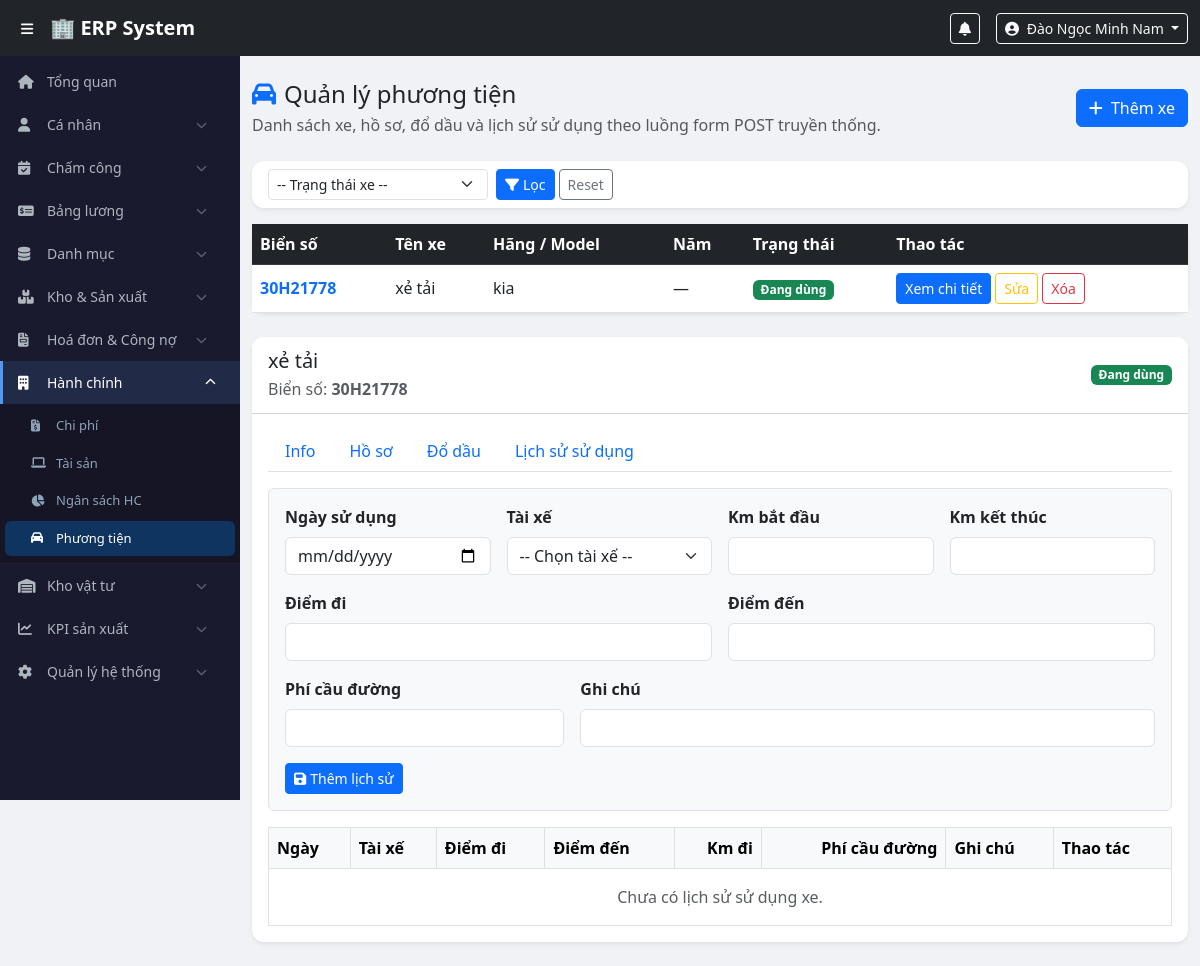
Page /modules/admin/vehicles.php (signed in) on the committed database.
### tables this page shows
CREATE TABLE `users` (
  `id` int(11) NOT NULL,
  `employee_code` varchar(20) NOT NULL,
  `full_name` varchar(100) NOT NULL,
  `username` varchar(50) NOT NULL,
  `password_hash` varchar(255) NOT NULL,
  `email` varchar(100) DEFAULT NULL,
  `phone` varchar(20) DEFAULT NULL,
  `role_id` int(11) NOT NULL,
  `department_id` int(11) DEFAULT NULL,
  `is_active` tinyint(1) DEFAULT 1,
  `created_at` timestamp NOT NULL DEFAULT current_timestamp()
);

CREATE TABLE `vehicles` (
  `id` int(11) NOT NULL,
  `plate_number` varchar(20) NOT NULL,
  `vehicle_name` varchar(200) NOT NULL,
  `brand` varchar(100) DEFAULT NULL,
  `model` varchar(100) DEFAULT NULL,
  `year` int(11) DEFAULT NULL,
  `color` varchar(50) DEFAULT NULL,
  `status` enum('active','maintenance','disposed') DEFAULT 'active',
  `note` text DEFAULT NULL,
  `created_by` int(11) DEFAULT NULL,
  `created_at` datetime DEFAULT current_timestamp(),
  `updated_at` datetime DEFAULT current_timestamp() ON UPDATE current_timestamp()
);

### config/auth.php (called while the page is built, shortened)
<?php
function currentUser() {
    return [
        'id'          => $_SESSION['user_id']   ?? null,
        'full_name'   => $_SESSION['full_name'] ?? '',
        'username'    => $_SESSION['username']  ?? '',
        'role'        => $_SESSION['role']      ?? '',
        'role_name'   => $_SESSION['role_name'] ?? '',
        'employee_code' => $_SESSION['employee_code'] ?? '',
        'department_id' => $_SESSION['department_id'] ?? null,
    ];
}
?>

### config/functions.php (called while the page is built, shortened)
<?php
function fetchAllSafe(PDO $pdo, string $sql, array $params = []): array {
    try {
        $stmt = $pdo->prepare($sql);
        $stmt->execute($params);
        return $stmt->fetchAll(PDO::FETCH_ASSOC) ?: [];
    } catch (Throwable $e) {
        return [];
    }
}
function fetchOneSafe(PDO $pdo, string $sql, array $params = []): ?array {
    try {
        $stmt = $pdo->prepare($sql);
        $stmt->execute($params);
        $row = $stmt->fetch(PDO::FETCH_ASSOC);
        return $row ?: null;
    } catch (Throwable $e) {
        return null;
    }
}
function e($value): string {
    return htmlspecialchars((string) ($value ?? ''), ENT_QUOTES | ENT_SUBSTITUTE, 'UTF-8');
}
?>

### modules/admin/vehicles.php (the view, shortened to what this page needs)
<?php
require_once $_SERVER['DOCUMENT_ROOT'] . '/erp/config/database.php';
require_once $_SERVER['DOCUMENT_ROOT'] . '/erp/config/auth.php';
require_once $_SERVER['DOCUMENT_ROOT'] . '/erp/config/functions.php';
$pdo = getDBConnection();
$errors = [];
$statusMap = [
    'active' => ['success', 'Đang dùng'],
    'maintenance' => ['warning text-dark', 'Bảo dưỡng'],
    'disposed' => ['secondary', 'Thanh lý'],
];
$filterStatus = trim($_GET['status'] ?? '');
$selectedTab = in_array($_GET['tab'] ?? 'info', ['info', 'documents', 'fuel', 'trips'], true) ? (string)$_GET['tab'] : 'info';
$selectedVehicleId = (int)($_GET['id'] ?? 0);
$vehiclesPageUrl = static function (array $overrides = []) use ($filterStatus, $selectedTab, $selectedVehicleId): string {
    $params = [];
    $status = $overrides['status'] ?? $filterStatus;
    $tab = $overrides['tab'] ?? $selectedTab;
    $id = $overrides['id'] ?? $selectedVehicleId;
    if ($status !== '') {
        $params['status'] = $status;
    }
    if ((int)$id > 0) {
        $params['id'] = (int)$id;
    }
    if ($tab !== '') {
        $params['tab'] = $tab;
    }
    if (!empty($overrides['action'])) {
        $params['action'] = $overrides['action'];
    }
    if (!empty($overrides['show_form'])) {
        $params['show_form'] = 1;
    }
    return 'modules/admin/vehicles.php' . ($params ? '?' . http_build_query($params) : '');
};
$where = ['1=1'];
$params = [];
$vehicles = fetchAllSafe($pdo, 'SELECT * FROM vehicles WHERE ' . implode(' AND ', $where) . ' ORDER BY created_at DESC, id DESC', $params);
if ($selectedVehicleId <= 0 && !empty($vehicles[0]['id'])) {
    $selectedVehicleId = (int)$vehicles[0]['id'];
}
$selectedVehicle = $selectedVehicleId > 0 ? fetchOneSafe($pdo, 'SELECT * FROM vehicles WHERE id = ? LIMIT 1', [$selectedVehicleId]) : null;
$trips = $selectedVehicle ? fetchAllSafe($pdo, 'SELECT vt.*, u.full_name AS driver_name FROM vehicle_trips vt LEFT JOIN users u ON u.id = vt.driver_id WHERE vt.vehicle_id = ? ORDER BY vt.trip_date DESC, vt.id DESC', [$selectedVehicleId]) : [];
$drivers = fetchAllSafe($pdo, 'SELECT id, full_name, username FROM users WHERE is_active = 1 ORDER BY full_name');
$editVehicle = null;
$showForm = !empty($errors) || $editVehicle !== null || isset($_GET['show_form']);
include $_SERVER['DOCUMENT_ROOT'] . '/erp/includes/header.php';
include $_SERVER['DOCUMENT_ROOT'] . '/erp/includes/sidebar.php';
?>
<div class="main-content">
    <div class="container-fluid py-4">
        <div class="d-flex flex-wrap justify-content-between align-items-center gap-2 mb-4">
            <div>
                <h4 class="mb-1"><i class="fas fa-car me-2 text-primary"></i>Quản lý phương tiện</h4>
                <p class="text-muted mb-0">Danh sách xe, hồ sơ, đổ dầu và lịch sử sử dụng theo luồng form POST truyền thống.</p>
            </div>
            <button class="btn btn-primary" type="button" data-bs-toggle="collapse" data-bs-target="#vehicle-form-card" aria-expanded="<?= $showForm ? 'true' : 'false' ?>"><i class="fas fa-plus me-1"></i> Thêm xe</button>
        </div>
        <div class="card border-0 shadow-sm mb-3">
            <div class="card-body py-2">
                <form method="get" class="row g-2 align-items-center">
                    <div class="col-md-3"><select name="status" class="form-select form-select-sm"><option value="">-- Trạng thái xe --</option></select></div>
                    <div class="col-auto"><button type="submit" class="btn btn-sm btn-primary"><i class="fas fa-filter me-1"></i>Lọc</button><a href="/erp/modules/admin/vehicles.php" class="btn btn-sm btn-outline-secondary ms-1">Reset</a></div>
                </form>
            </div>
        </div>
        <div class="card border-0 shadow-sm mb-4">
            <div class="table-responsive">
                <table class="table table-hover align-middle mb-0">
                    <thead class="table-dark"><tr><th>Biển số</th><th>Tên xe</th><th>Hãng / Model</th><th>Năm</th><th>Trạng thái</th><th>Thao tác</th></tr></thead>
                    <tbody>
                    <?php if (!$vehicles): ?>
                        <tr><td colspan="6" class="text-center text-muted py-4">Chưa có phương tiện nào.</td></tr>
                    <?php else: ?>
                        <?php foreach ($vehicles as $vehicle): ?>
                            <?php [$badgeClass, $statusLabel] = $statusMap[$vehicle['status']] ?? ['secondary', $vehicle['status']]; ?>
                            <tr>
                                <td class="fw-semibold text-primary"><?= e($vehicle['plate_number']) ?></td>
                                <td><?= e($vehicle['vehicle_name']) ?></td>
                                <td><?= e(trim(($vehicle['brand'] ?? '') . ' ' . ($vehicle['model'] ?? '')) ?: '—') ?></td>
                                <td><?= e($vehicle['year'] ? (string)$vehicle['year'] : '—') ?></td>
                                <td><span class="badge bg-<?= $badgeClass ?>"><?= e($statusLabel) ?></span></td>
                                <td>
                                    <div class="d-flex flex-wrap gap-1">
                                        <a href="/erp/<?= e($vehiclesPageUrl(['id' => (int)$vehicle['id'], 'tab' => 'info'])) ?>" class="btn btn-sm <?= $selectedVehicleId === (int)$vehicle['id'] ? 'btn-primary' : 'btn-outline-primary' ?>">Xem chi tiết</a>
                                        <a href="/erp/<?= e($vehiclesPageUrl(['id' => (int)$vehicle['id'], 'action' => 'edit', 'show_form' => 1])) ?>#vehicle-form-card" class="btn btn-sm btn-outline-warning">Sửa</a>
                                        <form method="post" class="d-inline">
                                            <button type="submit" class="btn btn-sm btn-outline-danger" onclick="return confirm('Xoá phương tiện này?');">Xóa</button>
                                        </form>
                                    </div>
                                </td>
                            </tr>
                        <?php endforeach; ?>
                    <?php endif; ?>
                    </tbody>
                </table>
            </div>
        </div>
        <?php if ($selectedVehicle): ?>
            <?php [$selectedBadgeClass, $selectedStatusLabel] = $statusMap[$selectedVehicle['status']] ?? ['secondary', $selectedVehicle['status']]; ?>
            <div class="card border-0 shadow-sm">
                <div class="card-header bg-white d-flex justify-content-between align-items-center">
                    <div>
                        <h5 class="mb-1"><?= e($selectedVehicle['vehicle_name']) ?></h5>
                        <div class="text-muted">Biển số: <strong><?= e($selectedVehicle['plate_number']) ?></strong></div>
                    </div>
                    <span class="badge bg-<?= $selectedBadgeClass ?>"><?= e($selectedStatusLabel) ?></span>
                </div>
                <div class="card-body">
                    <ul class="nav nav-tabs mb-3">
                        <li class="nav-item"><a class="nav-link <?= $selectedTab === 'info' ? 'active' : '' ?>" href="/erp/<?= e($vehiclesPageUrl(['id' => $selectedVehicleId, 'tab' => 'info'])) ?>">Info</a></li>
                        <li class="nav-item"><a class="nav-link <?= $selectedTab === 'documents' ? 'active' : '' ?>" href="/erp/<?= e($vehiclesPageUrl(['id' => $selectedVehicleId, 'tab' => 'documents'])) ?>">Hồ sơ</a></li>
                        <li class="nav-item"><a class="nav-link <?= $selectedTab === 'fuel' ? 'active' : '' ?>" href="/erp/<?= e($vehiclesPageUrl(['id' => $selectedVehicleId, 'tab' => 'fuel'])) ?>">Đổ dầu</a></li>
                        <li class="nav-item"><a class="nav-link <?= $selectedTab === 'trips' ? 'active' : '' ?>" href="/erp/<?= e($vehiclesPageUrl(['id' => $selectedVehicleId, 'tab' => 'trips'])) ?>">Lịch sử sử dụng</a></li>
                    </ul>
                    <?php if ($selectedTab === 'info'): ?>
                        <div class="row g-3">
                            <div class="col-md-4"><strong>Biển số:</strong> <?= e($selectedVehicle['plate_number']) ?></div>
                            <div class="col-md-4"><strong>Hãng:</strong> <?= e($selectedVehicle['brand'] ?: '—') ?></div>
                            <div class="col-md-4"><strong>Model:</strong> <?= e($selectedVehicle['model'] ?: '—') ?></div>
                            <div class="col-md-4"><strong>Năm:</strong> <?= e($selectedVehicle['year'] ? (string)$selectedVehicle['year'] : '—') ?></div>
                            <div class="col-md-4"><strong>Màu:</strong> <?= e($selectedVehicle['color'] ?: '—') ?></div>
                            <div class="col-md-4"><strong>Trạng thái:</strong> <?= e($selectedStatusLabel) ?></div>
                            <div class="col-12"><strong>Ghi chú:</strong> <?= e($selectedVehicle['note'] ?: '—') ?></div>
                        </div>
                    <?php else: ?>
                        <form method="post" class="border rounded p-3 mb-3 bg-light">
                            <div class="row g-3">
                                <div class="col-md-3"><label class="form-label fw-semibold">Ngày sử dụng</label><input type="date" name="trip_date" class="form-control" required></div>
                                <div class="col-md-3"><label class="form-label fw-semibold">Tài xế</label><select name="driver_id" class="form-select"><option value="">-- Chọn tài xế --</option></select></div>
                                <div class="col-md-3"><label class="form-label fw-semibold">Km bắt đầu</label><input type="number" name="km_start" min="0" class="form-control text-end"></div>
                                <div class="col-md-3"><label class="form-label fw-semibold">Km kết thúc</label><input type="number" name="km_end" min="0" class="form-control text-end"></div>
                                <div class="col-md-6"><label class="form-label fw-semibold">Điểm đi</label><input type="text" name="origin" class="form-control"></div>
                                <div class="col-md-6"><label class="form-label fw-semibold">Điểm đến</label><input type="text" name="destination" class="form-control"></div>
                                <div class="col-md-4"><label class="form-label fw-semibold">Phí cầu đường</label><input type="number" name="toll_fee" step="0.01" min="0" class="form-control text-end"></div>
                                <div class="col-md-8"><label class="form-label fw-semibold">Ghi chú</label><input type="text" name="note" class="form-control"></div>
                            </div>
                            <div class="mt-3"><button type="submit" class="btn btn-primary btn-sm"><i class="fas fa-save me-1"></i>Thêm lịch sử</button></div>
                        </form>
                        <div class="table-responsive">
                            <table class="table table-bordered align-middle mb-0">
                                <thead class="table-light"><tr><th>Ngày</th><th>Tài xế</th><th>Điểm đi</th><th>Điểm đến</th><th class="text-end">Km đi</th><th class="text-end">Phí cầu đường</th><th>Ghi chú</th><th>Thao tác</th></tr></thead>
                                <tbody>
                                <?php if (!$trips): ?><tr><td colspan="8" class="text-center text-muted py-3">Chưa có lịch sử sử dụng xe.</td></tr><?php endif; ?>
                                </tbody>
                            </table>
                        </div>
                    <?php endif; ?>
                </div>
            </div>
        <?php endif; ?>
    </div>
</div>
<?php
include $_SERVER['DOCUMENT_ROOT'] . '/erp/includes/footer.php';

### includes/header.php (shortened to what this page needs)
<?php
$user = currentUser();
?>
<!DOCTYPE html>
<html lang="vi">
<head>
    <link href="https://cdn.jsdelivr.net/npm/bootstrap@5.3.0/dist/css/bootstrap.min.css" rel="stylesheet">
    <link href="https://cdnjs.cloudflare.com/ajax/libs/font-awesome/6.4.0/css/all.min.css" rel="stylesheet">
    <link href="/erp/assets/css/style.css" rel="stylesheet">
</head>
<body>
<nav class="navbar navbar-expand-lg navbar-dark bg-dark fixed-top" style="z-index:1030;">
    <div class="container-fluid">
        <button class="btn btn-sm text-white me-2" id="sidebarToggle">
            <i class="fas fa-bars"></i>
        </button>
        <a class="navbar-brand fw-bold" href="/erp/dashboard.php">🏢 ERP System</a>
        <div class="ms-auto d-flex align-items-center gap-3">
            <div class="dropdown">
                <button class="btn btn-sm btn-outline-light position-relative" data-bs-toggle="dropdown">
                    <i class="fas fa-bell"></i>
                </button>
            </div>
            <div class="dropdown">
                <button class="btn btn-sm btn-outline-light dropdown-toggle" data-bs-toggle="dropdown">
                    <i class="fas fa-user-circle me-1"></i>
                    <?= htmlspecialchars($user['full_name']) ?>
                </button>
            </div>
        </div>
    </div>
</nav>

### assets/css/style.css (style rules this page uses)
body { padding-top: 56px; background: #f0f2f5; font-family: 'Segoe UI', sans-serif; }
.main-content { margin-left: 240px; transition: margin-left 0.3s; min-height: calc(100vh - 56px); }
.card { border-radius: 12px !important; }
.card-header { border-radius: 12px 12px 0 0 !important; padding: 12px 16px; }

### rows in the picture
users: full_name "Đào Ngọc Minh Nam"
vehicles: plate_number "30H21778", vehicle_name "xẻ tải", brand "kia", year "—", statusLabel "Đang dùng"

### other values in the picture
$selectedStatusLabel "Đang dùng"
